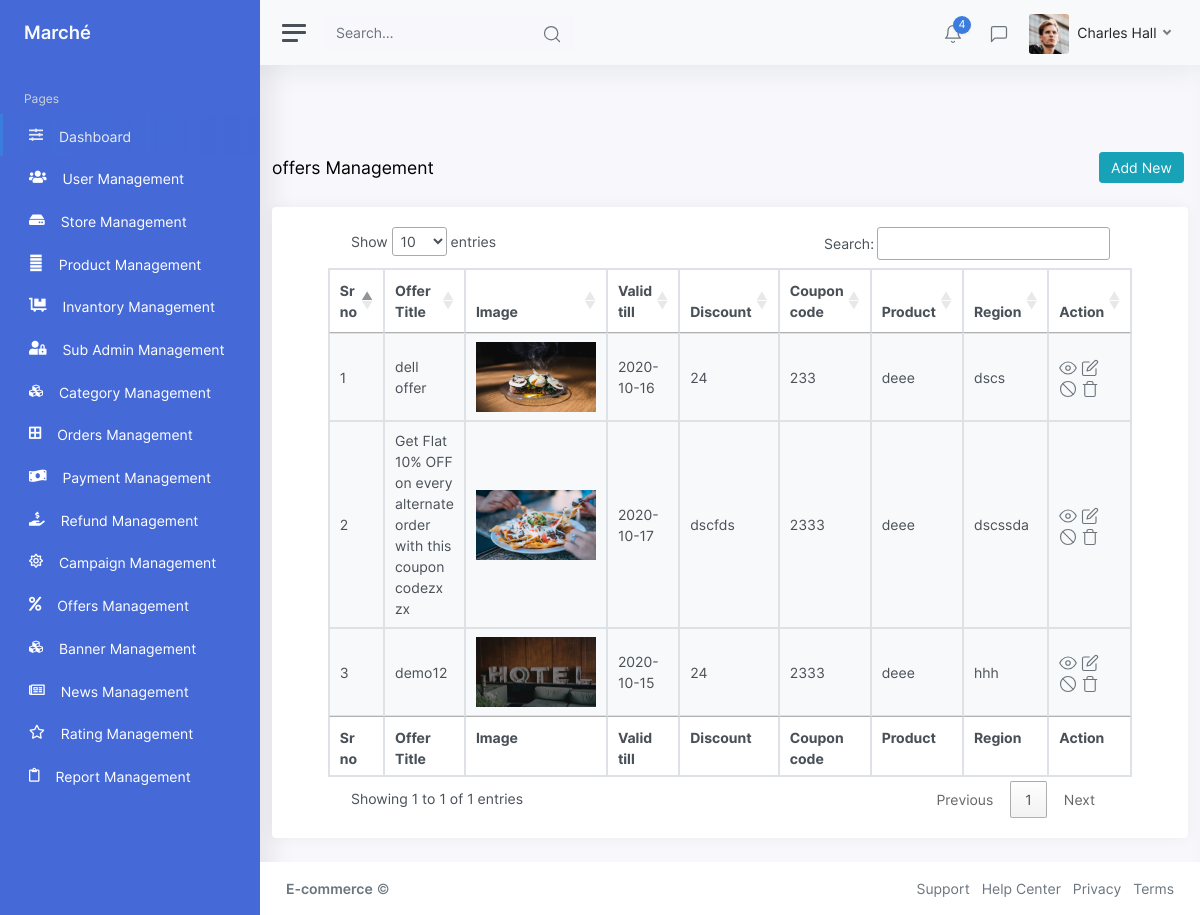
The page /Admin/offerManagement on the database its author committed.
### tables this page shows
CREATE TABLE `offer` (
  `offers_id` int(11) NOT NULL,
  `offers_title` varchar(255) NOT NULL,
  `offers_image` varchar(255) NOT NULL,
  `valid_till` varchar(255) NOT NULL,
  `discount` varchar(255) NOT NULL,
  `coupon_code` varchar(255) NOT NULL,
  `product` varchar(255) NOT NULL,
  `region` varchar(255) NOT NULL,
  `description` varchar(255) DEFAULT NULL,
  `created_at` varchar(255) NOT NULL
);

### application/controllers/Admin.php (called while the page is built, shortened)
<?php
class Admin extends CI_Controller
{
	public function __construct()
	{
	$this->load->model('MyModel');
	$this->load->model('Common_model');
	}
	public function offerManagement()
	{
		$records = $this->Common_model->_select('offer','*');
		$this->load->view('ListView/Offers-Management',['records'=>$records]);
	}
}

### index.php (called while the page is built, shortened)
<?php
require_once BASEPATH.'core/CodeIgniter.php';

### application/models/Common_model.php (called while the page is built, shortened)
<?php
class Common_model extends CI_Model
{
      function _select($table, $column = '*', $condition = array(), $order_by = '', $sort = 'ASC', $start = '0', $perPage = '')
    {
        $this->db->select($column, false);
        $resSQL = $this->db->get($table);
        if ($resSQL->num_rows() > 0) {
            $result = $resSQL->result_array();
            return $result;
        } else {
            return false;
        }
    }
}
?>

### application/views/ListView/Offers-Management.php (the view, shortened to what this page needs)
<?php include_once('header.php');
include_once('sidebar.php'); ?>
<br><br><br>
<div class="container">
    <div class="breadcrumb-header justify-content-between">
        <div class="my-auto">
            <div class="d-flex">
                <h4 class="content-title mb-0 my-auto">offers Management</h4>
            </div>
        </div>
        <div class="d-flex my-xl-auto right-content">
            <div class="pr-1 mb-3 mb-xl-0">
                <a href="<?= base_url('Additems/Addoffer') ?>"><button type="button" class="btn btn-info"><i class="fe fe-plus"></i>Add New</button></a>
            </div>
        </div>
    </div>
    <div class="card">
        <div class="card-body">
            <table id="table_id" class="table table-condensed table-striped table-hover table-striped table-bordered">
                <thead>
                    <tr>
                        <th>Sr no</th>
                        <th>Offer Title</th>
                        <th>Image</th>
                        <th>Valid till</th>
                        <th>Discount</th>
                        <th>Coupon code</th>
                        <th>Product</th>
                        <th>Region</th>
                        <th>Action</th>
                    </tr>
                </thead>
                <tbody>
                    <?php if (!empty($records)) : ?>
                        <?php $count = $this->uri->segment(3); ?>
                        <?php foreach ($records as $key => $record) : ?>
                            <?php $count++; ?>
                            <tr>
                                <td><?php echo $count;?></td>
                                <td><?php echo @$record['offers_title'] ?></td>
                                <td><?php if (($record['offers_image'])) { ?>
                                        <img src="<?php echo base_url("/uploads/OfferImage/" . $record['offers_image']); ?>" alt="" width="120" height="70">
                                    <?php } else { ?>
                                    <?php } ?>
                                </td>
                                <td><?php echo $record['valid_till'] ?></td>
                                <td><?php echo $record['discount'] ?></td>
                                <td><?php echo $record['coupon_code'] ?></td>
                                <td><?php echo $record['product'] ?></td>
                                <td><?php echo $record['region'] ?></td>
                                <td class="table-action">
                                    <a href="#myModalBlockUser" class="trigger-btn"><i class="align-middle" data-feather="eye"></i></a>
                                    <a href="" data-toggle="modal" data-target="#myModalup<?php echo $record['offers_id']; ?>" class="trigger-btn"><i class="align-middle" data-feather="edit"></i></a>
                                    <a href="#myModalBlockUser" class="trigger-btn" data-toggle="modal"><i class="align-middle" data-feather="slash"></i></a>
                                    <a href="" class="trigger-btn" data-target="#myModal<?php echo $record['offers_id']; ?>" data-toggle="modal"><i class="align-middle" data-feather="trash"></i></a>
                                </td>
                            </tr>
                </tbody>
            <?php endforeach; ?>
        <?php endif; ?>
        <tfoot>
            <tr>
                <th>Sr no</th>
                <th>Offer Title</th>
                <th>Image</th>
                 <th>Valid till</th>
                <th>Discount</th>
                <th>Coupon code</th>
                <th>Product</th>
                <th>Region</th>
                <th>Action</th>
            </tr>
        </tfoot>
            </table>
        </div>
    </div>
</div>
<?php include_once('footer.php');  ?>

### rows shown on the page
offer: offers_title "dell offer", offers_image (picture), valid_till "2020-10-16", discount "24", coupon_code "233", product "deee", region "dscs"
offer: offers_title "Get Flat 10% OFF on every alternate order with this coupon codezx zx", offers_image (picture), valid_till "2020-10-17", discount "dscfds", coupon_code "2333", product "deee", region "dscssda"
offer: offers_title "demo12", offers_image (picture), valid_till "2020-10-15", discount "24", coupon_code "2333", product "deee", region "hhh"
